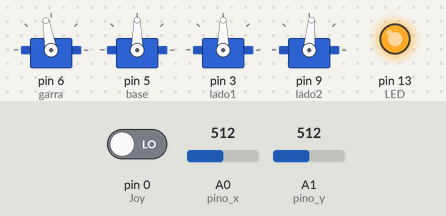
Bench run of a sketch on a simulated Arduino Uno, built with avr-gcc and run on an emulated ATmega328P. On the bench: 4 × servo, output pins drawn as LEDs (lit = HIGH). The inputs (shaded band) are chosen by the test bench; at power-on: A0 (pino_x) = 512, A1 (pino_y) = 512, pin 0 (Joy) LOW.

Above: at 1.2 s.
1.3 s: A0 (pino_x) set to 435
2.8 s: A0 (pino_x) set to 405
At 4.6 s:
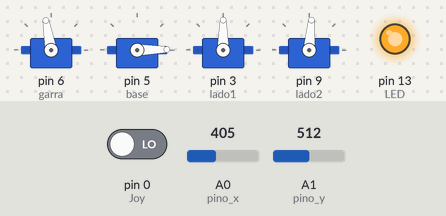
5.2 s: A1 (pino_y) set to 437
6.7 s: A1 (pino_y) set to 406
At 8.8 s:
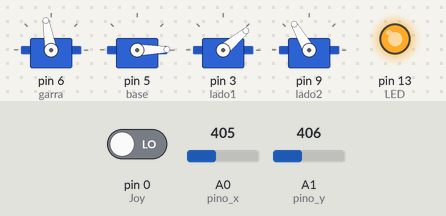
9.2 s: pin 0 (Joy) driven HIGH
At 10.4 s:
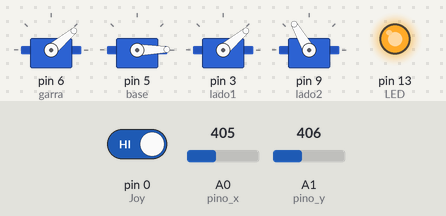
10.7 s: A1 (pino_y) set to 1006
12.2 s: A1 (pino_y) set to 1023
At 15.4 s:
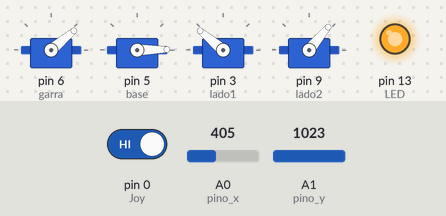
Timing chart, 0 to 16.2 s (numbered marks = the images above; inputs shaded):
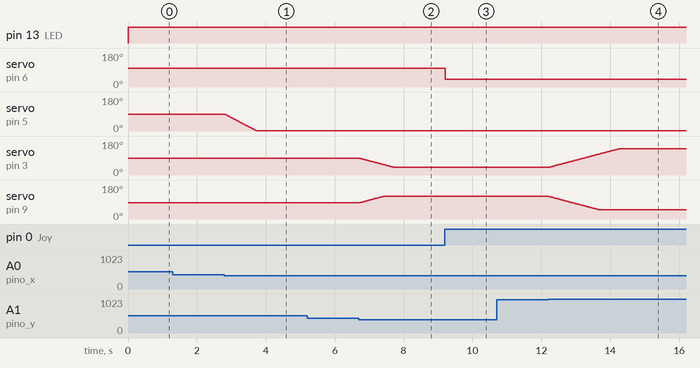

The sketch:

ProjetoGarraRelativo.ino
```cpp
#include <Servo.h>

Servo garra;
Servo base;
Servo lado1;
Servo lado2;

int Joy=0; // Declarando a variável do botão do Joystick ligada ao pino 0
int pino_x = A0; //Inicializa o pino analógico ao eixo X do joystick
int pino_y = A1; //Inicializa o pino analógico ao eixo Y do joystick
int val_x = 0; //Armazena o valor lido pelo eixo X do joystick
int val_y = 0; //Armazena o valor lido pelo eixo Y do joystick
int val_y2 = 0; //Armazena o valor lido pelo eixo Y do joystick

int pos_x = 90; // Inicializa a base na posição central
int pos_y1 = 90; // Inicializa o corpo na posição central
int pos_y2 = 85; // Inicializa o corpo na posição central

int LED=13;

void setup()
{
  // Configurações do Joystick.
  pinMode(Joy, INPUT); //Pino que vai ler quando o joystick for apertado

  // Atenção para os pinos corretos de cada servo motor.
  garra.attach(6);
  base.attach(5);
  lado1.attach(3);
  lado2.attach(9);

  // Declarando que o LED é saída.
  pinMode(LED,OUTPUT);

  // Posição central dos motores.
  base.write(pos_x);
  lado1.write(pos_y1);
  lado2.write(pos_y2);
}

void loop()
{

 digitalWrite(LED,HIGH);

 int aperto = digitalRead(Joy); // Lendo o pino Digital conectado ao botão do Joystick.

 if (aperto == HIGH) // Se a leitura for HIGH (1) com energia, abre a garra.
 {
   garra.write(40);
 }
 else if(aperto == LOW) // Se a leitura for LOW (0) sem energia, fecha a garra.
 {
   garra.write(100);
 }

 move_base(); // Função para mover no eixo X.
 move_corpo(); // Função para mover no eixo Y.

}

void move_base()
{
 val_x = analogRead(pino_x); //Recebe o valor lido pelo eixo X do joystick
 if ((val_x<420)||(val_x>580)) // Verifica se o Joystick não está parado.
 {
 val_x = map(val_x, 0, 1023, -1, 1); //Converte o valor lido para um valor de incremento (-1 a 1)
 pos_x=pos_x+val_x; // Incrementa o ângulo.
 if(pos_x>180) // Limita o valor possível do ângulo em 180º
 {pos_x=180;}
 if(pos_x<1)// Limita o valor possível do ângulo em 1º
 {pos_x=1;}
 base.write(pos_x);
 delay(10); // Delay para suavizar movimentos.
 }
}

void move_corpo()
{
 val_y = analogRead(pino_y); //Recebe o valor lido pelo eixo Y do joystick
 val_y2 = analogRead(pino_y); //Recebe o valor lido pelo eixo Y do joystick
 if ((val_y<420)||(val_y>580)) // Verifica se o Joystick não está parado.
 {
 val_y = map(val_y, 0, 1023, -1, 1); //Converte o valor lido para um valor de incremento (-1 a 1)
 val_y2 = map(val_y2, 0, 1023, 1, -1);  //Converte o valor lido para um valor de incremento (-1 a 1)

 pos_y1=pos_y1+val_y; // Incrementa o ângulo.
 if(pos_y1>140)  // Limita o valor possível do ângulo em 140º
 {pos_y1=140;}
 if(pos_y1<40) // Limita o valor possível do ângulo em 40º
 {pos_y1=40;}

 pos_y2=pos_y2+val_y2; // Incrementa o ângulo.
 if(pos_y2>120)  // Limita o valor possível do ângulo em 120º
 {pos_y2=120;}
 if(pos_y2<50) // Limita o valor possível do ângulo em 50º
 {pos_y2=50;}

 lado1.write(pos_y1);
 lado2.write(pos_y2);
 delay(10);
 }
}
```

Measured:
- the behaviour switches between 420 and 419 on A0 (pino_x) (found by bisection; images 0 and 1)
- the behaviour switches between 420 and 419 on A1 (pino_y) (found by bisection; images 1 and 2)
- the behaviour switches between 1022 and 1023 on A1 (pino_y) (found by bisection; images 3 and 4)
- after the input at 1.3 s, every drawn part: stays the same
- after the input at 2.8 s, servo on pin 5 (base): moves from 90° to 1° over 0.93 s, starting at once
- after the input at 5.2 s, every drawn part: stays the same
- after the input at 6.7 s, servo on pin 3 (lado1): moves from 90° to 40° over 1.0 s, starting at once; servo on pin 9 (lado2): moves from 85° to 120° over 0.71 s, starting at once
- after the input at 9.2 s, servo on pin 6 (garra): 100° → 40° at once
- after the input at 10.7 s, every drawn part: stays the same
- after the input at 12.2 s, servo on pin 3 (lado1): moves from 40° to 140° over 2.1 s, starting at once; servo on pin 9 (lado2): moves from 120° to 50° over 1.4 s, starting at once
